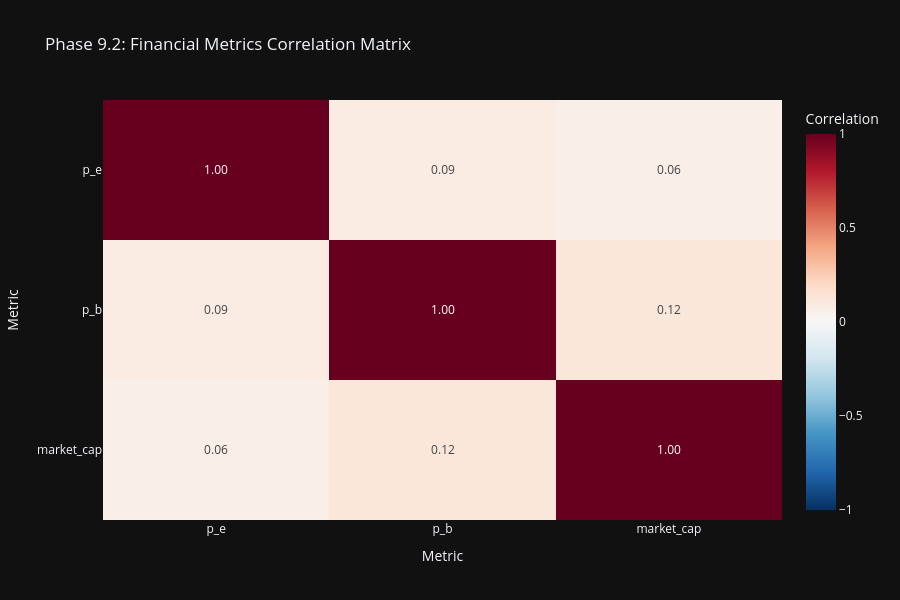

Notebook source saved alongside this figure:
### Code cell
# Phase 9.2: Interactive correlation heatmap
print("\n📈 Creating enhanced correlation analysis...")
if 'correlations' in eda_stats and eda_stats['correlations']:
    corr_df = pd.DataFrame(eda_stats['correlations'])

    # Select key financial metrics for focused correlation analysis
    key_metrics = ['p_e', 'p_b', 'ev_ebitda', 'market_cap', 'roe', 'roa',
                   'debt_to_equity', 'current_ratio', 'net_margin', 'ebitda_margin']
    available_metrics = [m for m in key_metrics if m in corr_df.columns]

    if len(available_metrics) >= 3:
        corr_subset = corr_df.loc[available_metrics, available_metrics]

        fig_corr = px.imshow(
                corr_subset,
                labels=dict(x="Metric", y="Metric", color="Correlation"),
                title='Phase 9.2: Financial Metrics Correlation Matrix',
                color_continuous_scale='RdBu_r',
                zmin=-1, zmax=1,
                aspect='auto',
                height=600,
                text_auto='.2f'
                )
        fig_corr.show()
        fig_corr.write_html(eda_output_dir / "phase92_correlation_matrix.html")
        print(f"  ✓ Saved: {eda_output_dir / 'phase92_correlation_matrix.html'}")

### Figure 1 — Plotly figure (JSON) as saved in the notebook; plotly's stock layout.template omitted (floating-point values rounded to 4 significant figures)
{"data": [{"coloraxis": "coloraxis", "name": "0", "texttemplate": "%{z:.2f}", "x": ["p_e", "p_b", "market_cap"], "y": ["p_e", "p_b", "market_cap"], "z": [[1.0, 0.08519, 0.06331], [0.08519, 1.0, 0.1228], [0.06331, 0.1228, 1.0]], "type": "heatmap", "xaxis": "x", "yaxis": "y", "hovertemplate": "Metric: %{x}<br>Metric: %{y}<br>Correlation: %{z}<extra></extra>"}], "layout": {"xaxis": {"anchor": "y", "domain": [0.0, 1.0], "title": {"text": "Metric"}}, "yaxis": {"anchor": "x", "domain": [0.0, 1.0], "autorange": "reversed", "title": {"text": "Metric"}}, "coloraxis": {"colorbar": {"title": {"text": "Correlation"}}, "colorscale": [[0.0, "rgb(5,48,97)"], [0.1, "rgb(33,102,172)"], [0.2, "rgb(67,147,195)"], [0.3, "rgb(146,197,222)"], [0.4, "rgb(209,229,240)"], [0.5, "rgb(247,247,247)"], [0.6, "rgb(253,219,199)"], [0.7, "rgb(244,165,130)"], [0.8, "rgb(214,96,77)"], [0.9, "rgb(178,24,43)"], [1.0, "rgb(103,0,31)"]], "cmin": -1, "cmax": 1}, "title": {"text": "Phase 9.2: Financial Metrics Correlation Matrix"}, "height": 600}}
